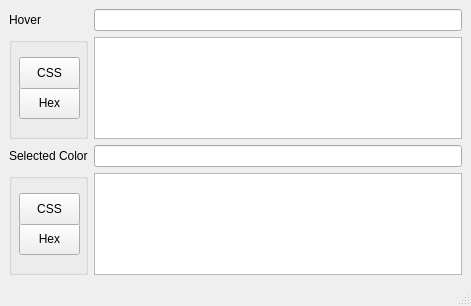
<?xml version="1.0" encoding="UTF-8"?>
<ui version="4.0">
 <class>MainWindow</class>
 <widget class="QMainWindow" name="MainWindow">
  <property name="geometry">
   <rect>
    <x>0</x>
    <y>0</y>
    <width>471</width>
    <height>306</height>
   </rect>
  </property>
  <property name="windowTitle">
   <string>Color Picker</string>
  </property>
  <widget class="QWidget" name="centralwidget">
   <layout class="QGridLayout" name="gridLayout">
    <item row="1" column="1">
     <widget class="QGraphicsView" name="hover_box"/>
    </item>
    <item row="0" column="1">
     <widget class="QLineEdit" name="hover_input"/>
    </item>
    <item row="3" column="1">
     <widget class="QGraphicsView" name="selected_box"/>
    </item>
    <item row="2" column="1">
     <widget class="QLineEdit" name="selected_input"/>
    </item>
    <item row="0" column="0">
     <widget class="QLabel" name="label_2">
      <property name="text">
       <string>Hover</string>
      </property>
     </widget>
    </item>
    <item row="3" column="0">
     <widget class="QGroupBox" name="groupBox">
      <property name="title">
       <string/>
      </property>
      <widget class="QPushButton" name="hex_selected_button">
       <property name="geometry">
        <rect>
         <x>10</x>
         <y>50</y>
         <width>61</width>
         <height>32</height>
        </rect>
       </property>
       <property name="text">
        <string>Hex</string>
       </property>
      </widget>
      <widget class="QPushButton" name="css_selected_button">
       <property name="geometry">
        <rect>
         <x>10</x>
         <y>20</y>
         <width>61</width>
         <height>32</height>
        </rect>
       </property>
       <property name="text">
        <string>CSS</string>
       </property>
      </widget>
     </widget>
    </item>
    <item row="1" column="0">
     <widget class="QGroupBox" name="groupBox_2">
      <property name="title">
       <string/>
      </property>
      <widget class="QPushButton" name="hex_hover_button">
       <property name="geometry">
        <rect>
         <x>10</x>
         <y>50</y>
         <width>61</width>
         <height>32</height>
        </rect>
       </property>
       <property name="text">
        <string>Hex</string>
       </property>
      </widget>
      <widget class="QPushButton" name="css_hover_button">
       <property name="geometry">
        <rect>
         <x>10</x>
         <y>20</y>
         <width>61</width>
         <height>32</height>
        </rect>
       </property>
       <property name="text">
        <string>CSS</string>
       </property>
      </widget>
     </widget>
    </item>
    <item row="2" column="0">
     <widget class="QLabel" name="label">
      <property name="text">
       <string>Selected Color</string>
      </property>
     </widget>
    </item>
   </layout>
  </widget>
  <widget class="QStatusBar" name="statusbar"/>
 </widget>
 <resources/>
 <connections/>
</ui>
